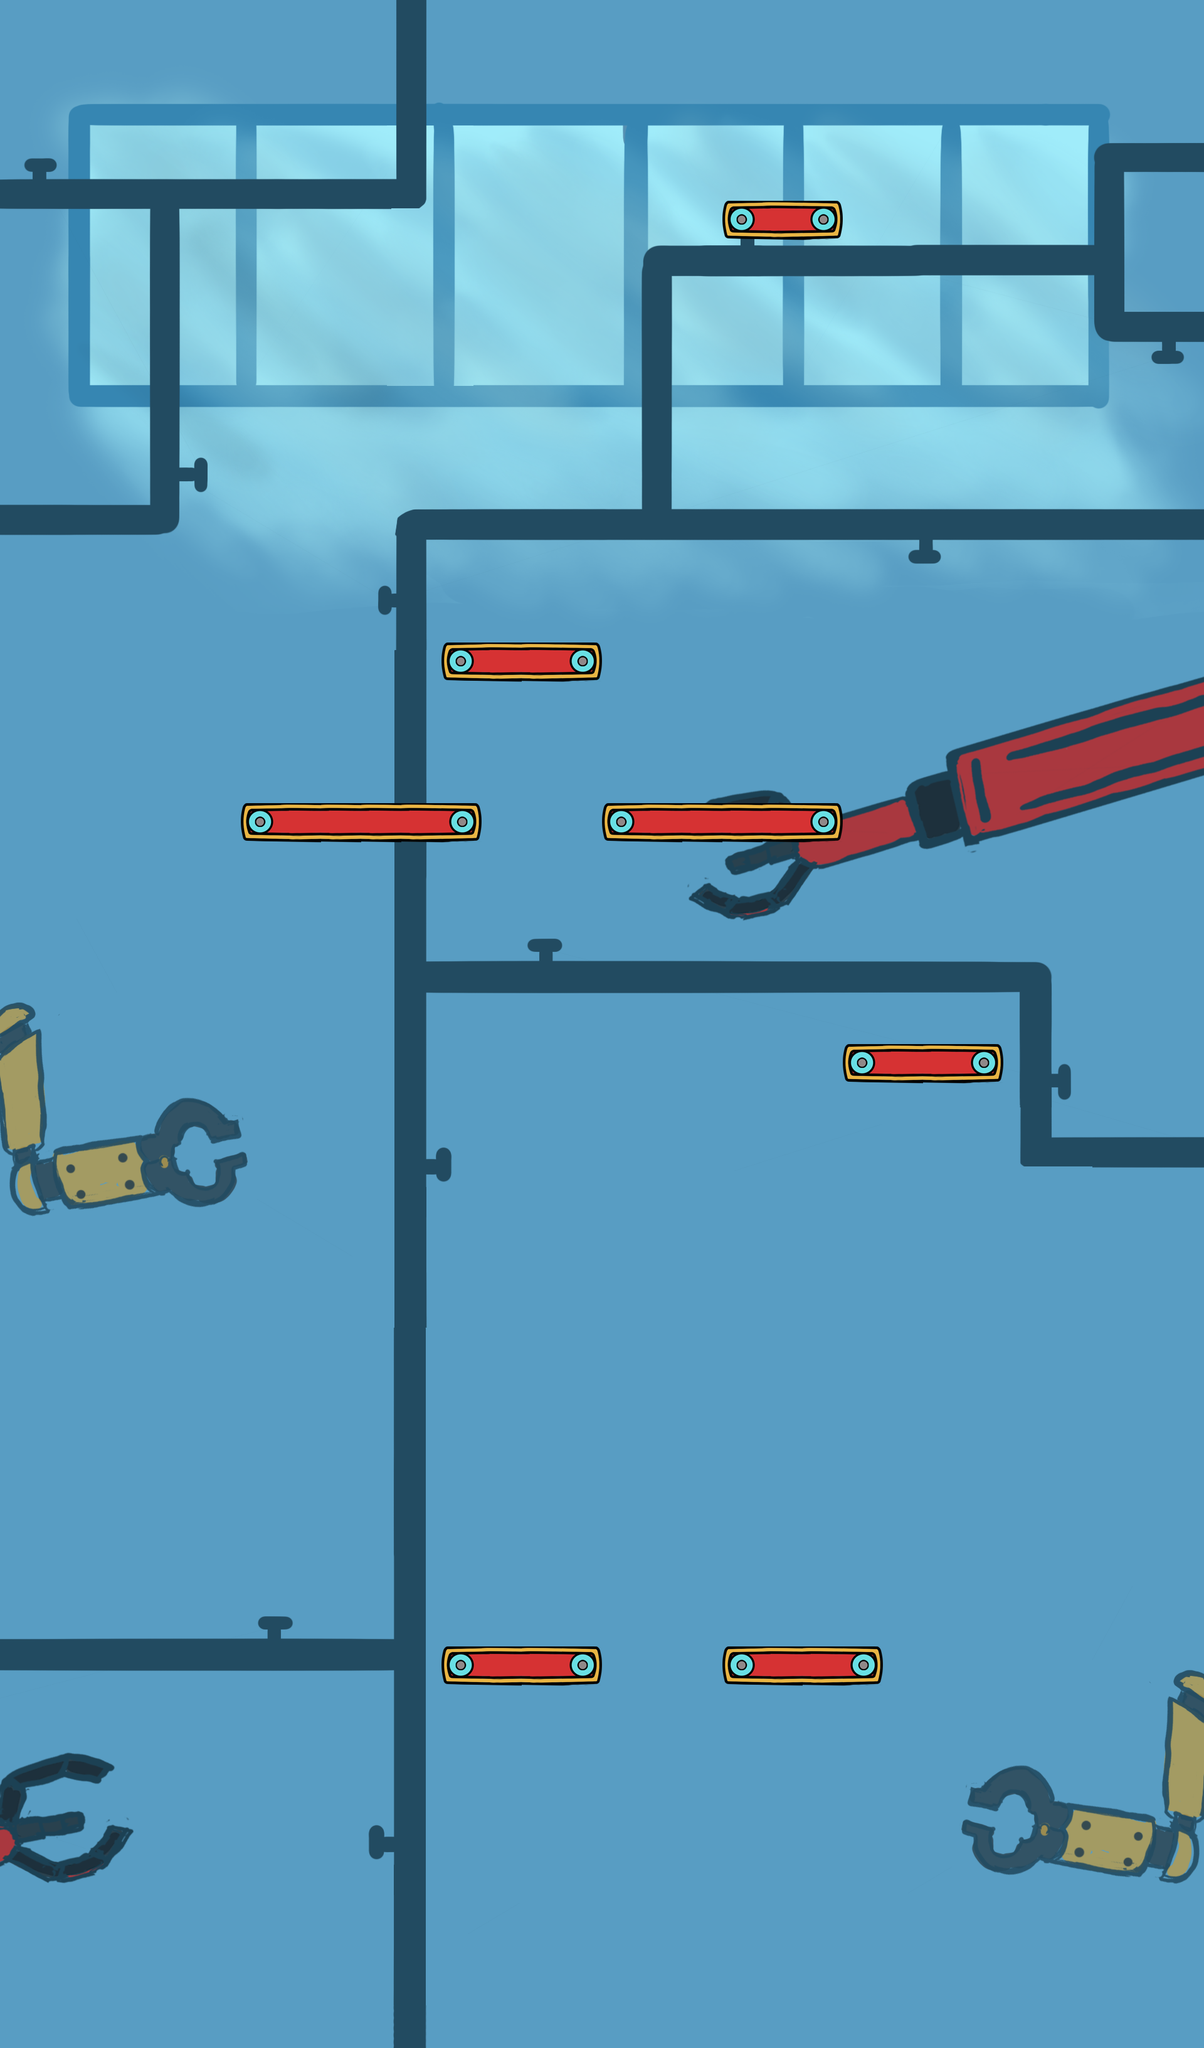

A 2D game scene composited from a Tiled map and its tileset images. What follows is a short description and the map's XML, with every tile layer's data as written:
An orthogonal 30x51 tile map with 64x64 px tiles, 1 tile layer (Tile Layer 1), 2 tilesets, 1 image layer and 50 objects (10x snapbox, 9x fan, 9x magnet, 6x -, 5x conveyorbeltR, ...).

<map version="1.2" tiledversion="1.2.3" orientation="orthogonal" renderorder="right-down" width="30" height="51" tilewidth="64" tileheight="64" infinite="0" nextlayerid="5" nextobjectid="71">
 <tileset firstgid="1" source="Test.tsx" />
 <tileset firstgid="3" source="conveyorbeltsprite.tsx" />
 <imagelayer id="3" name="Image Layer">
  <image source="bicktestbackground.png" width="1920" height="3264" />
 </imagelayer>
 <layer id="4" name="Tile Layer 1" width="30" height="51">
  <data encoding="csv">
0,0,0,0,0,0,0,0,0,0,0,0,0,0,0,0,0,0,0,0,0,0,0,0,0,0,0,0,0,0,
0,0,0,0,0,0,0,0,0,0,0,0,0,0,0,0,0,0,0,0,0,0,0,0,0,0,0,0,0,0,
0,0,0,0,0,0,0,0,0,0,0,0,0,0,0,0,0,0,0,0,0,0,0,0,0,0,0,0,0,0,
0,0,0,0,0,0,0,0,0,0,0,0,0,0,0,0,0,0,0,0,0,0,0,0,0,0,0,0,0,0,
0,0,0,0,0,0,0,0,0,0,0,0,0,0,0,0,0,0,0,0,0,0,0,0,0,0,0,0,0,0,
0,0,0,0,0,0,0,0,0,0,0,0,0,0,0,0,0,0,3,4,5,0,0,0,0,0,0,0,0,0,
0,0,0,0,0,0,0,0,0,0,0,0,0,0,0,0,0,0,0,0,0,0,0,0,0,0,0,0,0,0,
0,0,0,0,0,0,0,0,0,0,0,0,0,0,0,0,0,0,0,0,0,0,0,0,0,0,0,0,0,0,
0,0,0,0,0,0,0,0,0,0,0,0,0,0,0,0,0,0,0,0,0,0,0,0,0,0,0,0,0,0,
0,0,0,0,0,0,0,0,0,0,0,0,0,0,0,0,0,0,0,0,0,0,0,0,0,0,0,0,0,0,
0,0,0,0,0,0,0,0,0,0,0,0,0,0,0,0,0,0,0,0,0,0,0,0,0,0,0,0,0,0,
0,0,0,0,0,0,0,0,0,0,0,0,0,0,0,0,0,0,0,0,0,0,0,0,0,0,0,0,0,0,
0,0,0,0,0,0,0,0,0,0,0,0,0,0,0,0,0,0,0,0,0,0,0,0,0,0,0,0,0,0,
0,0,0,0,0,0,0,0,0,0,0,0,0,0,0,0,0,0,0,0,0,0,0,0,0,0,0,0,0,0,
0,0,0,0,0,0,0,0,0,0,0,0,0,0,0,0,0,0,0,0,0,0,0,0,0,0,0,0,0,0,
0,0,0,0,0,0,0,0,0,0,0,0,0,0,0,0,0,0,0,0,0,0,0,0,0,0,0,0,0,0,
0,0,0,0,0,0,0,0,0,0,0,3,4,4,5,0,0,0,0,0,0,0,0,0,0,0,0,0,0,0,
0,0,0,0,0,0,0,0,0,0,0,0,0,0,0,0,0,0,0,0,0,0,0,0,0,0,0,0,0,0,
0,0,0,0,0,0,0,0,0,0,0,0,0,0,0,0,0,0,0,0,0,0,0,0,0,0,0,0,0,0,
0,0,0,0,0,0,0,0,0,0,0,0,0,0,0,0,0,0,0,0,0,0,0,0,0,0,0,0,0,0,
0,0,0,0,0,0,3,4,4,4,4,5,0,0,0,3,4,4,4,4,5,0,0,0,0,0,0,0,0,0,
0,0,0,0,0,0,0,0,0,0,0,0,0,0,0,0,0,0,0,0,0,0,0,0,0,0,0,0,0,0,
0,0,0,0,0,0,0,0,0,0,0,0,0,0,0,0,0,0,0,0,0,0,0,0,0,0,0,0,0,0,
0,0,0,0,0,0,0,0,0,0,0,0,0,0,0,0,0,0,0,0,0,0,0,0,0,0,0,0,0,0,
0,0,0,0,0,0,0,0,0,0,0,0,0,0,0,0,0,0,0,0,0,0,0,0,0,0,0,0,0,0,
0,0,0,0,0,0,0,0,0,0,0,0,0,0,0,0,0,0,0,0,0,0,0,0,0,0,0,0,0,0,
0,0,0,0,0,0,0,0,0,0,0,0,0,0,0,0,0,0,0,0,0,3,4,4,5,0,0,0,0,0,
0,0,0,0,0,0,0,0,0,0,0,0,0,0,0,0,0,0,0,0,0,0,0,0,0,0,0,0,0,0,
0,0,0,0,0,0,0,0,0,0,0,0,0,0,0,0,0,0,0,0,0,0,0,0,0,0,0,0,0,0,
0,0,0,0,0,0,0,0,0,0,0,0,0,0,0,0,0,0,0,0,0,0,0,0,0,0,0,0,0,0,
0,0,0,0,0,0,0,0,0,0,0,0,0,0,0,0,0,0,0,0,0,0,0,0,0,0,0,0,0,0,
0,0,0,0,0,0,0,0,0,0,0,0,0,0,0,0,0,0,0,0,0,0,0,0,0,0,0,0,0,0,
0,0,0,0,0,0,0,0,0,0,0,0,0,0,0,0,0,0,0,0,0,0,0,0,0,0,0,0,0,0,
0,0,0,0,0,0,0,0,0,0,0,0,0,0,0,0,0,0,0,0,0,0,0,0,0,0,0,0,0,0,
0,0,0,0,0,0,0,0,0,0,0,0,0,0,0,0,0,0,0,0,0,0,0,0,0,0,0,0,0,0,
0,0,0,0,0,0,0,0,0,0,0,0,0,0,0,0,0,0,0,0,0,0,0,0,0,0,0,0,0,0,
0,0,0,0,0,0,0,0,0,0,0,0,0,0,0,0,0,0,0,0,0,0,0,0,0,0,0,0,0,0,
0,0,0,0,0,0,0,0,0,0,0,0,0,0,0,0,0,0,0,0,0,0,0,0,0,0,0,0,0,0,
0,0,0,0,0,0,0,0,0,0,0,0,0,0,0,0,0,0,0,0,0,0,0,0,0,0,0,0,0,0,
0,0,0,0,0,0,0,0,0,0,0,0,0,0,0,0,0,0,0,0,0,0,0,0,0,0,0,0,0,0,
0,0,0,0,0,0,0,0,0,0,0,0,0,0,0,0,0,0,0,0,0,0,0,0,0,0,0,0,0,0,
0,0,0,0,0,0,0,0,0,0,0,3,4,4,5,0,0,0,3,4,4,5,0,0,0,0,0,0,0,0,
0,0,0,0,0,0,0,0,0,0,0,0,0,0,0,0,0,0,0,0,0,0,0,0,0,0,0,0,0,0,
0,0,0,0,0,0,0,0,0,0,0,0,0,0,0,0,0,0,0,0,0,0,0,0,0,0,0,0,0,0,
0,0,0,0,0,0,0,0,0,0,0,0,0,0,0,0,0,0,0,0,0,0,0,0,0,0,0,0,0,0,
0,0,0,0,0,0,0,0,0,0,0,0,0,0,0,0,0,0,0,0,0,0,0,0,0,0,0,0,0,0,
0,0,0,0,0,0,0,0,0,0,0,0,0,0,0,0,0,0,0,0,0,0,0,0,0,0,0,0,0,0,
0,0,0,0,0,0,0,0,0,0,0,0,0,0,0,0,0,0,0,0,0,0,0,0,0,0,0,0,0,0,
0,0,0,0,0,0,0,0,0,0,0,0,0,0,0,0,0,0,0,0,0,0,0,0,0,0,0,0,0,0,
0,0,0,0,0,0,0,0,0,0,0,0,0,0,0,0,0,0,0,0,0,0,0,0,0,0,0,0,0,0,
0,0,0,0,0,0,0,0,0,0,0,0,0,0,0,0,0,0,0,0,0,0,0,0,0,0,0,0,0,0
</data>
 </layer>
 <objectgroup id="2" name="object layer">
  <object id="1" name="conveyorbeltL" x="832.97" y="576.727" width="384" height="64" />
  <object id="5" name="conveyorbeltR" x="1281.61" y="575" width="384" height="64" />
  <object id="6" name="spawnpoint" x="1214" y="128" width="64" height="128" />
  <object id="8" name="snapbox" x="890.667" y="253.667" width="64" height="64" />
  <object id="9" name="snapbox" x="1537.33" y="255" width="64" height="64" />
  <object id="10" name="-" x="1153" y="320" width="192" height="64" />
  <object id="12" name="conveyorbeltL" x="1345" y="832" width="512" height="64" />
  <object id="13" name="conveyorbeltL" x="706" y="833" width="384" height="64" />
  <object id="15" name="snapbox" x="832" y="1214.67" width="64" height="64" />
  <object id="16" name="snapbox" x="256" y="1217.33" width="64" height="64" />
  <object id="17" name="snapbox" x="1409.33" y="1214.67" width="64" height="64" />
  <object id="18" name="-" x="385.333" y="1278.67" width="384" height="64" />
  <object id="19" name="-" x="961.333" y="1278.67" width="384" height="64" />
  <object id="20" name="conveyorbeltR" x="-1.88738e-14" y="1537.33" width="512" height="64" />
  <object id="21" name="snapbox" x="1153.33" y="1598.67" width="64" height="64" />
  <object id="22" name="snapbox" x="1726.67" y="1598.67" width="64" height="64" />
  <object id="23" name="-" x="1345.33" y="1664" width="254.667" height="65.3333" />
  <object id="24" name="conveyorbeltR" x="514.667" y="1789.33" width="573.333" height="65.3333" />
  <object id="26" name="conveyorbeltL" x="1345.33" y="1918.67" width="573.333" height="65.3333" />
  <object id="31" name="RotRConveyorbeltL" x="897.333" y="2364" width="320" height="64" />
  <object id="32" name="snapbox" x="512" y="2557.33" width="64" height="64" />
  <object id="33" name="snapbox" x="1533.33" y="2558.67" width="64" height="64" />
  <object id="34" name="snapbox" x="1025.33" y="2560" width="64" height="64" />
  <object id="35" name="-" x="702.667" y="2622.67" width="256" height="64" />
  <object id="36" name="-" x="1152" y="2624" width="256" height="64" />
  <object id="37" name="conveyorbeltR" x="126.667" y="2692" width="1152" height="64" rotation="20" />
  <object id="38" name="conveyorbeltR" x="1216" y="3134.67" width="704" height="64" />
  <object id="39" name="goal" x="1854.67" y="3005.33" width="64" height="192" />
  <object id="40" name="goal" type="goal" x="6" y="922" width="1916" height="64" />
  <object id="41" name="spawnpoint" x="460" y="1106" width="72" height="130" />
  <object id="43" name="goal" type="goal" x="4" y="2106" width="1916" height="64" />
  <object id="44" name="spawnpoint" x="1026" y="2223" width="72" height="130" />
  <object id="45" name="fan" type="fan" x="832" y="6" width="70" height="70" />
  <object id="46" name="fan" type="fan" x="749" y="7" width="70" height="70" />
  <object id="47" name="fan" type="fan" x="655" y="5" width="70" height="70" />
  <object id="48" name="magnet" type="magnet" x="1463" y="11" width="70" height="70" />
  <object id="49" name="magnet" type="magnet" x="1579" y="11" width="70" height="70" />
  <object id="52" name="magnet" type="magnet" x="1685" y="13" width="70" height="70" />
  <object id="53" name="fan" type="fan" x="1838" y="1317.5" width="70" height="70" />
  <object id="54" name="fan" type="fan" x="1755" y="1318.5" width="70" height="70" />
  <object id="55" name="fan" type="fan" x="1641" y="1316.5" width="70" height="70" />
  <object id="56" name="magnet" type="magnet" x="1611" y="1154.5" width="70" height="70" />
  <object id="57" name="magnet" type="magnet" x="1727" y="1154.5" width="70" height="70" />
  <object id="58" name="magnet" type="magnet" x="1833" y="1156.5" width="70" height="70" />
  <object id="65" name="fan" type="fan" x="1838.5" y="2394" width="70" height="70" />
  <object id="66" name="fan" type="fan" x="1755.5" y="2395" width="70" height="70" />
  <object id="67" name="fan" type="fan" x="1641.5" y="2393" width="70" height="70" />
  <object id="68" name="magnet" type="magnet" x="1611.5" y="2231" width="70" height="70" />
  <object id="69" name="magnet" type="magnet" x="1727.5" y="2231" width="70" height="70" />
  <object id="70" name="magnet" type="magnet" x="1833.5" y="2233" width="70" height="70" />
 </objectgroup>
</map>
